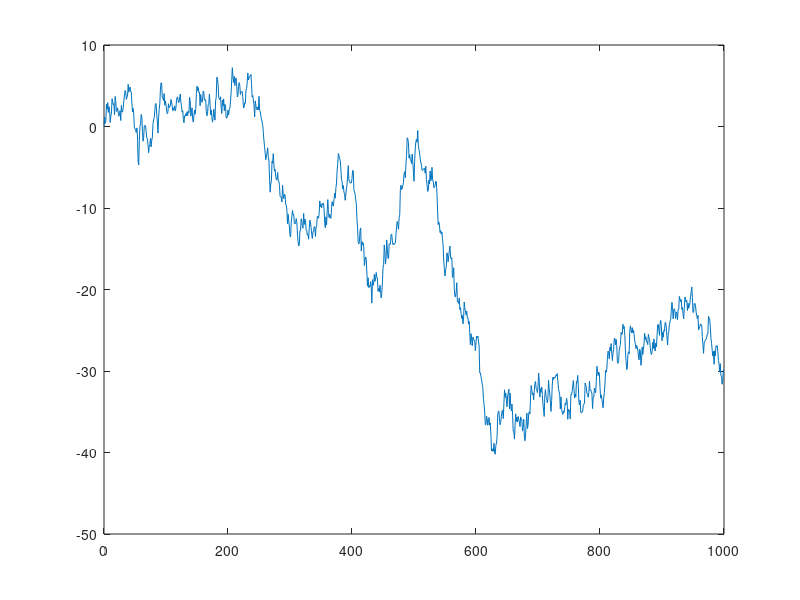

Recreate this plot in MATLAB.
%% Example Wiener process

% W[n] = W[n-1]+DW[n]
% W[0] = 0
% DW[n] ~ N(0,Ts)

close all, clear all,clc;

N = 1000;

MAX_REPS = 1;

Ts = 1;

n = [0:1:N-1];

% pd = makedist('Normal', 'mu', 0, 'sigma', Ts);

for rep=1:MAX_REPS
DW = random ('norm', 0, Ts, 1, N);

W = zeros(1,N);
% return
W(1) = 0;
    
    for i=2:N
        W(i) = W(i-1) + DW(i);
    end

    plot (n, W);
    hold on;
end
    